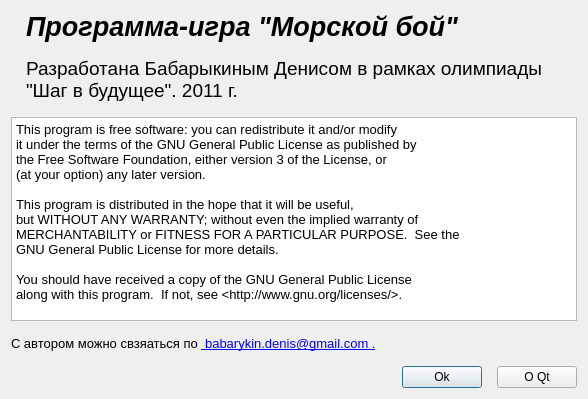
<?xml version="1.0" encoding="UTF-8"?>
<ui version="4.0">
 <class>About</class>
 <widget class="QDialog" name="About">
  <property name="geometry">
   <rect>
    <x>0</x>
    <y>0</y>
    <width>588</width>
    <height>399</height>
   </rect>
  </property>
  <property name="windowTitle">
   <string>О программе</string>
  </property>
  <layout class="QGridLayout" name="gridLayout_2">
   <item row="0" column="0">
    <layout class="QGridLayout" name="gridLayout">
     <property name="spacing">
      <number>15</number>
     </property>
     <item row="0" column="0" rowspan="2">
      <widget class="QLabel" name="label_2">
       <property name="sizePolicy">
        <sizepolicy hsizetype="Preferred" vsizetype="Expanding">
         <horstretch>0</horstretch>
         <verstretch>0</verstretch>
        </sizepolicy>
       </property>
       <property name="text">
        <string>&lt;!DOCTYPE HTML PUBLIC &quot;-//W3C//DTD HTML 4.0//EN&quot; &quot;http://www.w3.org/TR/REC-html40/strict.dtd&quot;&gt;
&lt;html&gt;&lt;head&gt;&lt;meta name=&quot;qrichtext&quot; content=&quot;1&quot; /&gt;&lt;style type=&quot;text/css&quot;&gt;
p, li { white-space: pre-wrap; }
&lt;/style&gt;&lt;/head&gt;&lt;body style=&quot; font-family:'Sans'; font-size:10pt; font-weight:400; font-style:normal;&quot;&gt;
&lt;p style=&quot; margin-top:0px; margin-bottom:0px; margin-left:0px; margin-right:0px; -qt-block-indent:0; text-indent:0px;&quot;&gt;&lt;img src=&quot;:/images/navy.png&quot; /&gt;&lt;/p&gt;&lt;/body&gt;&lt;/html&gt;</string>
       </property>
       <property name="textFormat">
        <enum>Qt::RichText</enum>
       </property>
      </widget>
     </item>
     <item row="1" column="1" colspan="3">
      <widget class="QLabel" name="label_3">
       <property name="text">
        <string>&lt;!DOCTYPE HTML PUBLIC &quot;-//W3C//DTD HTML 4.0//EN&quot; &quot;http://www.w3.org/TR/REC-html40/strict.dtd&quot;&gt;
&lt;html&gt;&lt;head&gt;&lt;meta name=&quot;qrichtext&quot; content=&quot;1&quot; /&gt;&lt;style type=&quot;text/css&quot;&gt;
p, li { white-space: pre-wrap; }
&lt;/style&gt;&lt;/head&gt;&lt;body style=&quot; font-family:'Sans'; font-size:10pt; font-weight:400; font-style:normal;&quot;&gt;
&lt;p style=&quot; margin-top:0px; margin-bottom:0px; margin-left:0px; margin-right:0px; -qt-block-indent:0; text-indent:0px;&quot;&gt;&lt;span style=&quot; font-size:14pt;&quot;&gt;Разработана Бабарыкиным Денисом в рамках олимпиады &amp;quot;Шаг в будущее&amp;quot;. 2011 г.&lt;/span&gt;&lt;/p&gt;&lt;/body&gt;&lt;/html&gt;</string>
       </property>
       <property name="textFormat">
        <enum>Qt::RichText</enum>
       </property>
       <property name="wordWrap">
        <bool>true</bool>
       </property>
      </widget>
     </item>
     <item row="2" column="0" colspan="4">
      <widget class="QTextBrowser" name="textBrowser">
       <property name="html">
        <string>&lt;!DOCTYPE HTML PUBLIC &quot;-//W3C//DTD HTML 4.0//EN&quot; &quot;http://www.w3.org/TR/REC-html40/strict.dtd&quot;&gt;
&lt;html&gt;&lt;head&gt;&lt;meta name=&quot;qrichtext&quot; content=&quot;1&quot; /&gt;&lt;style type=&quot;text/css&quot;&gt;
p, li { white-space: pre-wrap; }
&lt;/style&gt;&lt;/head&gt;&lt;body style=&quot; font-family:'Sans'; font-size:10pt; font-weight:400; font-style:normal;&quot;&gt;
&lt;p style=&quot; margin-top:0px; margin-bottom:0px; margin-left:0px; margin-right:0px; -qt-block-indent:0; text-indent:0px;&quot;&gt;&lt;span style=&quot; font-family:'Courier New,courier';&quot;&gt;This program is free software: you can redistribute it and/or modify&lt;/span&gt;&lt;/p&gt;
&lt;p style=&quot; margin-top:0px; margin-bottom:0px; margin-left:0px; margin-right:0px; -qt-block-indent:0; text-indent:0px;&quot;&gt;&lt;span style=&quot; font-family:'Courier New,courier';&quot;&gt;it under the terms of the GNU General Public License as published by&lt;/span&gt;&lt;/p&gt;
&lt;p style=&quot; margin-top:0px; margin-bottom:0px; margin-left:0px; margin-right:0px; -qt-block-indent:0; text-indent:0px;&quot;&gt;&lt;span style=&quot; font-family:'Courier New,courier';&quot;&gt;the Free Software Foundation, either version 3 of the License, or&lt;/span&gt;&lt;/p&gt;
&lt;p style=&quot; margin-top:0px; margin-bottom:0px; margin-left:0px; margin-right:0px; -qt-block-indent:0; text-indent:0px;&quot;&gt;&lt;span style=&quot; font-family:'Courier New,courier';&quot;&gt;(at your option) any later version.&lt;/span&gt;&lt;/p&gt;
&lt;p style=&quot;-qt-paragraph-type:empty; margin-top:0px; margin-bottom:0px; margin-left:0px; margin-right:0px; -qt-block-indent:0; text-indent:0px; font-family:'Courier New,courier';&quot;&gt;&lt;/p&gt;
&lt;p style=&quot; margin-top:0px; margin-bottom:0px; margin-left:0px; margin-right:0px; -qt-block-indent:0; text-indent:0px;&quot;&gt;&lt;span style=&quot; font-family:'Courier New,courier';&quot;&gt;This program is distributed in the hope that it will be useful,&lt;/span&gt;&lt;/p&gt;
&lt;p style=&quot; margin-top:0px; margin-bottom:0px; margin-left:0px; margin-right:0px; -qt-block-indent:0; text-indent:0px;&quot;&gt;&lt;span style=&quot; font-family:'Courier New,courier';&quot;&gt;but WITHOUT ANY WARRANTY; without even the implied warranty of&lt;/span&gt;&lt;/p&gt;
&lt;p style=&quot; margin-top:0px; margin-bottom:0px; margin-left:0px; margin-right:0px; -qt-block-indent:0; text-indent:0px;&quot;&gt;&lt;span style=&quot; font-family:'Courier New,courier';&quot;&gt;MERCHANTABILITY or FITNESS FOR A PARTICULAR PURPOSE.  See the&lt;/span&gt;&lt;/p&gt;
&lt;p style=&quot; margin-top:0px; margin-bottom:0px; margin-left:0px; margin-right:0px; -qt-block-indent:0; text-indent:0px;&quot;&gt;&lt;span style=&quot; font-family:'Courier New,courier';&quot;&gt;GNU General Public License for more details.&lt;/span&gt;&lt;/p&gt;
&lt;p style=&quot;-qt-paragraph-type:empty; margin-top:0px; margin-bottom:0px; margin-left:0px; margin-right:0px; -qt-block-indent:0; text-indent:0px; font-family:'Courier New,courier';&quot;&gt;&lt;/p&gt;
&lt;p style=&quot; margin-top:0px; margin-bottom:0px; margin-left:0px; margin-right:0px; -qt-block-indent:0; text-indent:0px;&quot;&gt;&lt;span style=&quot; font-family:'Courier New,courier';&quot;&gt;You should have received a copy of the GNU General Public License&lt;/span&gt;&lt;/p&gt;
&lt;p style=&quot; margin-top:0px; margin-bottom:12px; margin-left:0px; margin-right:0px; -qt-block-indent:0; text-indent:0px;&quot;&gt;&lt;span style=&quot; font-family:'Courier New,courier';&quot;&gt;along with this program.  If not, see &amp;lt;http://www.gnu.org/licenses/&amp;gt;.&lt;/span&gt;&lt;/p&gt;&lt;/body&gt;&lt;/html&gt;</string>
       </property>
      </widget>
     </item>
     <item row="3" column="0" colspan="2">
      <widget class="QLabel" name="label_4">
       <property name="text">
        <string>&lt;!DOCTYPE HTML PUBLIC &quot;-//W3C//DTD HTML 4.0//EN&quot; &quot;http://www.w3.org/TR/REC-html40/strict.dtd&quot;&gt;
&lt;html&gt;&lt;head&gt;&lt;meta name=&quot;qrichtext&quot; content=&quot;1&quot; /&gt;&lt;style type=&quot;text/css&quot;&gt;
p, li { white-space: pre-wrap; }
&lt;/style&gt;&lt;/head&gt;&lt;body style=&quot; font-family:'Sans'; font-size:10pt; font-weight:400; font-style:normal;&quot;&gt;
&lt;p style=&quot; margin-top:0px; margin-bottom:0px; margin-left:0px; margin-right:0px; -qt-block-indent:0; text-indent:0px;&quot;&gt;С автором можно свзяаться по &lt;a href=&quot;mailto:babarykin.denis@gmail.com&quot;&gt;&lt;span style=&quot; text-decoration: underline; color:#0000ff;&quot;&gt; babarykin.denis@gmail.com .&lt;/span&gt;&lt;/a&gt;&lt;/p&gt;&lt;/body&gt;&lt;/html&gt;</string>
       </property>
       <property name="textFormat">
        <enum>Qt::RichText</enum>
       </property>
       <property name="openExternalLinks">
        <bool>true</bool>
       </property>
      </widget>
     </item>
     <item row="4" column="1">
      <spacer name="horizontalSpacer">
       <property name="orientation">
        <enum>Qt::Horizontal</enum>
       </property>
       <property name="sizeHint" stdset="0">
        <size>
         <width>40</width>
         <height>20</height>
        </size>
       </property>
      </spacer>
     </item>
     <item row="4" column="2">
      <widget class="QPushButton" name="btnOk">
       <property name="text">
        <string>Ok</string>
       </property>
       <property name="icon">
        <iconset resource="resources.qrc">
         <normaloff>:/images/accept.png</normaloff>:/images/accept.png</iconset>
       </property>
      </widget>
     </item>
     <item row="4" column="3">
      <widget class="QPushButton" name="btnQt">
       <property name="text">
        <string>О Qt</string>
       </property>
       <property name="icon">
        <iconset resource="resources.qrc">
         <normaloff>:/images/accept.png</normaloff>:/images/accept.png</iconset>
       </property>
      </widget>
     </item>
     <item row="0" column="1" colspan="3">
      <widget class="QLabel" name="label">
       <property name="text">
        <string>&lt;!DOCTYPE HTML PUBLIC &quot;-//W3C//DTD HTML 4.0//EN&quot; &quot;http://www.w3.org/TR/REC-html40/strict.dtd&quot;&gt;
&lt;html&gt;&lt;head&gt;&lt;meta name=&quot;qrichtext&quot; content=&quot;1&quot; /&gt;&lt;style type=&quot;text/css&quot;&gt;
p, li { white-space: pre-wrap; }
&lt;/style&gt;&lt;/head&gt;&lt;body style=&quot; font-family:'Sans'; font-size:10pt; font-weight:400; font-style:normal;&quot;&gt;
&lt;p style=&quot; margin-top:0px; margin-bottom:0px; margin-left:0px; margin-right:0px; -qt-block-indent:0; text-indent:0px;&quot;&gt;&lt;span style=&quot; font-size:20pt; font-weight:600; font-style:italic;&quot;&gt;Программа-игра &amp;quot;Морской бой&amp;quot;&lt;/span&gt;&lt;/p&gt;&lt;/body&gt;&lt;/html&gt;</string>
       </property>
       <property name="textFormat">
        <enum>Qt::RichText</enum>
       </property>
       <property name="wordWrap">
        <bool>true</bool>
       </property>
      </widget>
     </item>
    </layout>
   </item>
  </layout>
 </widget>
 <resources>
  <include location="resources.qrc"/>
 </resources>
 <connections/>
</ui>
